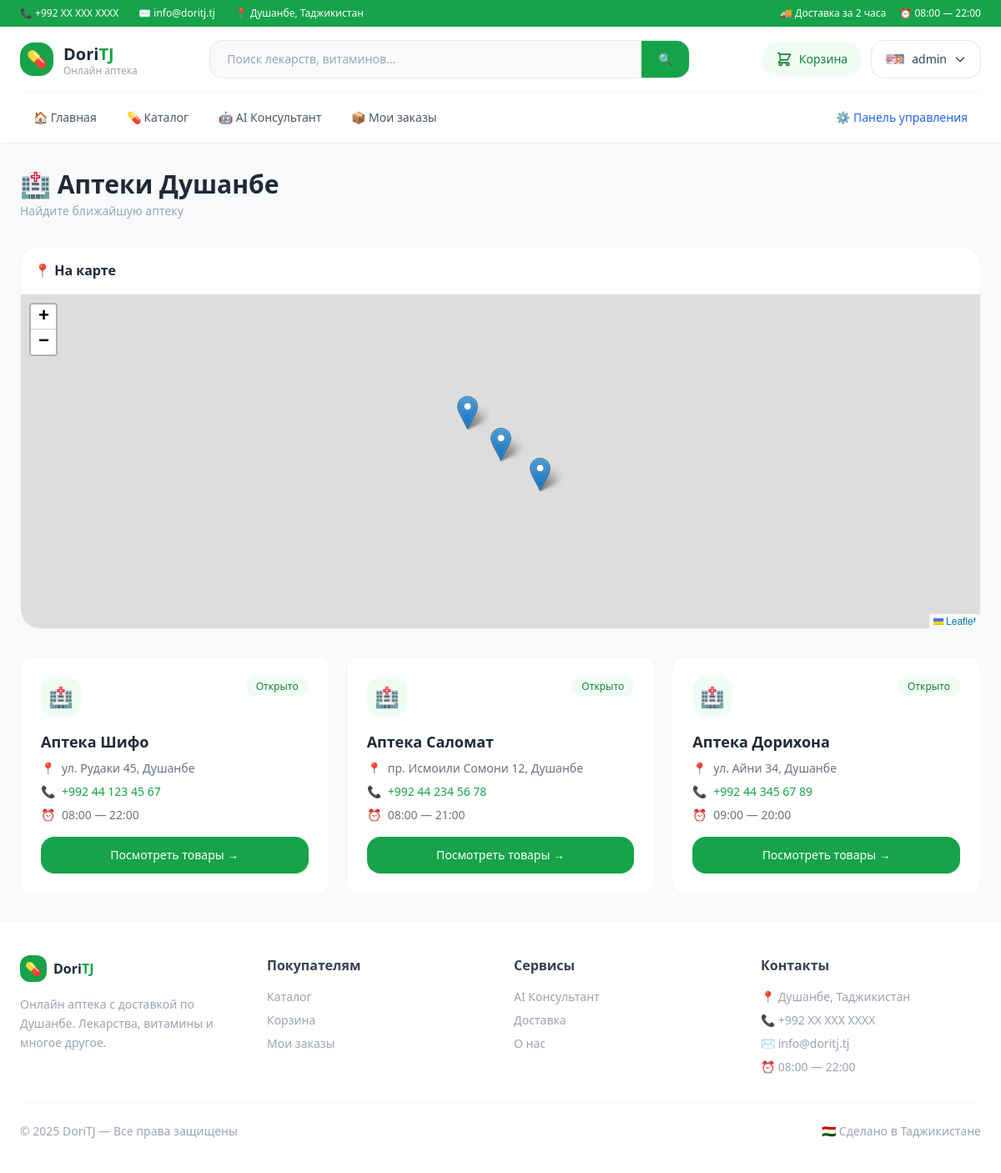
The page /pharmacies/ (signed in) on the database its author committed.
### accounts/models.py (models this page shows, shortened)
class User(AbstractUser):
    phone = models.CharField(max_length=20, blank=True)
    address = models.TextField(blank=True)
    birth_date = models.DateField(null=True, blank=True)
    avatar = models.ImageField(upload_to='avatars/', blank=True)
    age = models.PositiveIntegerField(null=True, blank=True)
    is_courier = models.BooleanField(default=False)
    is_manager = models.BooleanField(default=False)

### pharmacies/models.py (models this page shows, shortened)
class Pharmacy(models.Model):
    name = models.CharField(max_length=200)
    address = models.TextField()
    phone = models.CharField(max_length=20)
    latitude = models.FloatField()
    longitude = models.FloatField()
    working_hours = models.CharField(max_length=100)
    is_active = models.BooleanField(default=True)
    manager = models.ForeignKey(
        settings.AUTH_USER_MODEL,
        on_delete=models.SET_NULL,
        null=True,
        blank=True,
        related_name='managed_pharmacies'
    )

### pharmacies/views.py (the view)
# urls.py: path('', views.PharmacyListView.as_view(), name='pharmacy_list'),
class PharmacyListView(generic.ListView):
    model = Pharmacy
    template_name = 'pharmacy_list.html'
    context_object_name = 'pharmacies'
    def get_queryset(self):
        return Pharmacy.objects.filter(is_active=True)

### accounts/backend.py (called while the page is built)
    def get_user(self, user_id):
        try:
            return User.objects.get(pk=user_id)
        except User.DoesNotExist:
            return None

### templates/pharmacy_list.html (shortened to what this page needs)
{% extends 'base.html' %}
{% block content %}
<div class="flex items-center justify-between mb-8">
    <div>
        <h1 class="text-3xl font-bold text-gray-800">🏥 Аптеки Душанбе</h1>
        <p class="text-gray-400 text-sm mt-1">Найдите ближайшую аптеку</p>
    </div>
</div>
<div class="bg-white rounded-3xl border border-gray-100 overflow-hidden mb-8">
    <div class="p-4 border-b border-gray-100">
        <h2 class="font-bold text-gray-800">📍 На карте</h2>
    </div>
    <div id="map" style="height: 400px;"></div>
</div>
<div class="grid grid-cols-1 md:grid-cols-2 lg:grid-cols-3 gap-5">
    {% for pharmacy in pharmacies %}
    <div class="bg-white rounded-2xl border border-gray-100 p-6 hover:shadow-lg transition card-hover">
        <div class="flex items-start justify-between mb-4">
            <div class="w-12 h-12 bg-green-50 rounded-2xl flex items-center justify-center text-2xl">
                🏥
            </div>
            <span class="bg-green-50 text-green-700 text-xs px-3 py-1 rounded-full font-medium">
                Открыто
            </span>
        </div>
        <h3 class="font-bold text-gray-800 text-lg mb-2">{{ pharmacy.name }}</h3>
        <div class="space-y-2 text-sm text-gray-500 mb-4">
            <div class="flex items-center gap-2">
                <span>📍</span>
                <span>{{ pharmacy.address }}</span>
            </div>
            <div class="flex items-center gap-2">
                <span>📞</span>
                <a href="tel:{{ pharmacy.phone }}"
                   class="text-green-600 hover:underline">{{ pharmacy.phone }}</a>
            </div>
            <div class="flex items-center gap-2">
                <span>⏰</span>
                <span>{{ pharmacy.working_hours }}</span>
            </div>
        </div>
        <a href="{% url 'pharmacy_detail' pharmacy.pk %}"
           class="block w-full text-center bg-green-600 text-white py-3 rounded-2xl hover:bg-green-700 transition text-sm font-medium">
            Посмотреть товары →
        </a>
    </div>
    {% empty %}
    <div class="col-span-3 text-center py-20">
        <div class="text-6xl mb-4">🏥</div>
        <p class="text-gray-400">Аптек пока нет</p>
    </div>
    {% endfor %}
</div>
<link rel="stylesheet" href="https://unpkg.com/leaflet@1.9.4/dist/leaflet.css">
{% endblock %}

### templates/base.html (shortened to what this page needs)
<!DOCTYPE html>
<html lang="ru">
<head>
    <script src="https://cdn.tailwindcss.com"></script>
</head>
<body class="bg-gray-50 text-gray-800 min-h-screen flex flex-col">
<div class="bg-green-600 text-white text-xs py-2 px-6">
    <div class="max-w-7xl mx-auto flex items-center justify-between">
        <div class="flex items-center gap-6">
            <span>📞 +992 XX XXX XXXX</span>
            <span>✉️ info@doritj.tj</span>
            <span>📍 Душанбе, Таджикистан</span>
        </div>
        <div class="flex items-center gap-4">
            <span>🚚 Доставка за 2 часа</span>
            <span>⏰ 08:00 — 22:00</span>
        </div>
    </div>
</div>
<header class="bg-white shadow-sm sticky top-0 z-50">
    <div class="max-w-7xl mx-auto px-6">
        <div class="flex items-center justify-between py-4 border-b border-gray-100">
            <a href="{% url 'home' %}" class="flex items-center gap-3">
                <div class="w-10 h-10 bg-green-600 rounded-2xl flex items-center justify-center text-white text-xl">
                    💊
                </div>
                <div>
                    <span class="text-xl font-extrabold text-gray-800">Dori</span><span class="text-xl font-extrabold text-green-600">TJ</span>
                    <p class="text-xs text-gray-400 leading-none">Онлайн аптека</p>
                </div>
            </a>
            <form method="GET" action="{% url 'catalog' %}"
                  class="hidden md:flex flex-1 max-w-xl mx-8">
                <div class="flex w-full bg-gray-50 border border-gray-200 rounded-2xl overflow-hidden focus-within:border-green-400 focus-within:bg-white transition">
                    <input type="text" name="search"
                           placeholder="Поиск лекарств, витаминов..."
                           class="flex-1 bg-transparent px-5 py-3 text-sm focus:outline-none">
                    <button type="submit"
                            class="bg-green-600 text-white px-5 py-3 hover:bg-green-700 transition text-sm font-medium">
                        🔍
                    </button>
                </div>
            </form>
            <div class="flex items-center gap-3">
                {% if user.is_authenticated %}
                <a href="{% url 'cart' %}"
                   class="relative flex items-center gap-2 bg-green-50 text-green-700 px-4 py-2.5 rounded-2xl hover:bg-green-100 transition">
                    <svg class="w-5 h-5" fill="none" stroke="currentColor" viewBox="0 0 24 24">
                        <path stroke-linecap="round" stroke-linejoin="round" stroke-width="2"
                            d="M3 3h2l.4 2M7 13h10l4-8H5.4M7 13L5.4 5M7 13l-2.293 2.293c-.63.63-.184 1.707.707 1.707H17m0 0a2 2 0 100 4 2 2 0 000-4zm-8 2a2 2 0 11-4 0 2 2 0 014 0z"/>
                    </svg>
                    <span class="text-sm font-medium">Корзина</span>
                </a>
                <div class="relative group">
                    <button class="flex items-center gap-2 border border-gray-200 px-4 py-2.5 rounded-2xl text-sm font-medium text-gray-700 hover:border-green-400 hover:text-green-600 transition">
                        {% if user.avatar %}
                            <img src="{{ user.avatar.url }}" class="w-6 h-6 rounded-full object-cover">
                        {% else %}
                            <div class="w-6 h-6 rounded-full bg-green-100 flex items-center justify-center text-green-600 text-xs font-bold">
                                {{ user.username|first|upper }}
                            </div>
                        {% endif %}
                        {{ user.username }}
                        <svg class="w-4 h-4" fill="none" stroke="currentColor" viewBox="0 0 24 24">
                            <path stroke-linecap="round" stroke-linejoin="round" stroke-width="2" d="M19 9l-7 7-7-7"/>
                        </svg>
                    </button>
                </div>
                {% endif %}
            </div>
        </div>
        {% if user.is_authenticated %}
        <nav class="flex items-center gap-1 py-3">
            <a href="{% url 'home' %}"
               class="px-4 py-2 rounded-xl text-sm font-medium text-gray-600 hover:bg-green-50 hover:text-green-600 transition">
                🏠 Главная
            </a>
            {% if user.is_courier %}
                <a href="{% url 'courier_dashboard' %}"
                   class="px-4 py-2 rounded-xl text-sm font-medium bg-green-600 text-white hover:bg-green-700 transition">
                    🛵 Панель курьера
                </a>
            {% else %}
                <a href="{% url 'catalog' %}"
                   class="px-4 py-2 rounded-xl text-sm font-medium text-gray-600 hover:bg-green-50 hover:text-green-600 transition">
                    💊 Каталог
                </a>
                <a href="{% url 'consultant' %}"
                   class="px-4 py-2 rounded-xl text-sm font-medium text-gray-600 hover:bg-green-50 hover:text-green-600 transition">
                    🤖 AI Консультант
                </a>
                <a href="{% url 'my_orders' %}"
                   class="px-4 py-2 rounded-xl text-sm font-medium text-gray-600 hover:bg-green-50 hover:text-green-600 transition">
                    📦 Мои заказы
                </a>
                {% if user.is_staff %}
                <a href="{% url 'product_list' %}"
                   class="px-4 py-2 rounded-xl text-sm font-medium text-blue-600 hover:bg-blue-50 transition ml-auto">
                    ⚙️ Панель управления
                </a>
                {% endif %}
            {% endif %}
        </nav>
    {% endif %}
    </div>
</header>
<main class="max-w-7xl mx-auto px-6 py-8 flex-1 w-full">
    {% block content %}{% endblock %}
</main>
<footer class="bg-white border-t border-gray-100 mt-auto">
    <div class="max-w-7xl mx-auto px-6 py-10">
        <div class="grid grid-cols-1 md:grid-cols-4 gap-8 mb-8">
            <div>
                <div class="flex items-center gap-2 mb-4">
                    <div class="w-8 h-8 bg-green-600 rounded-xl flex items-center justify-center text-white">💊</div>
                    <span class="font-extrabold text-gray-800">Dori<span class="text-green-600">TJ</span></span>
                </div>
                <p class="text-gray-400 text-sm leading-relaxed">Онлайн аптека с доставкой по Душанбе. Лекарства, витамины и многое другое.</p>
            </div>
            <div>
                <h4 class="font-bold text-gray-700 mb-4">Покупателям</h4>
                <ul class="space-y-2 text-sm text-gray-400">
                    <li><a href="{% url 'catalog' %}" class="hover:text-green-600 transition">Каталог</a></li>
                    <li><a href="{% url 'cart' %}" class="hover:text-green-600 transition">Корзина</a></li>
                    <li><a href="{% url 'my_orders' %}" class="hover:text-green-600 transition">Мои заказы</a></li>
                </ul>
            </div>
            <div>
                <h4 class="font-bold text-gray-700 mb-4">Сервисы</h4>
                <ul class="space-y-2 text-sm text-gray-400">
                    <li><a href="{% url 'consultant' %}" class="hover:text-green-600 transition">AI Консультант</a></li>
                    <li><a href="#" class="hover:text-green-600 transition">Доставка</a></li>
                    <li><a href="#" class="hover:text-green-600 transition">О нас</a></li>
                </ul>
            </div>
            <div>
                <h4 class="font-bold text-gray-700 mb-4">Контакты</h4>
                <ul class="space-y-2 text-sm text-gray-400">
                    <li>📍 Душанбе, Таджикистан</li>
                    <li>📞 +992 XX XXX XXXX</li>
                    <li>✉️ info@doritj.tj</li>
                    <li>⏰ 08:00 — 22:00</li>
                </ul>
            </div>
        </div>
        <div class="border-t border-gray-100 pt-6 flex items-center justify-between text-sm text-gray-400">
            <span>© 2025 DoriTJ — Все права защищены</span>
            <span>🇹🇯 Сделано в Таджикистане</span>
        </div>
    </div>
</footer>
</body>
</html>

### templates/base.html (style rules this page uses)
.card-hover { transition: transform 0.2s ease, box-shadow 0.2s ease; }

### rows shown on the page
User: avatar (picture), username "admin"
Pharmacy: name "Аптека Шифо", address "ул. Рудаки 45, Душанбе", phone "+992 44 123 45 67", working_hours "08:00 — 22:00"
Pharmacy: name "Аптека Саломат", address "пр. Исмоили Сомони 12, Душанбе", phone "+992 44 234 56 78", working_hours "08:00 — 21:00"
Pharmacy: name "Аптека Дорихона", address "ул. Айни 34, Душанбе", phone "+992 44 345 67 89", working_hours "09:00 — 20:00"
